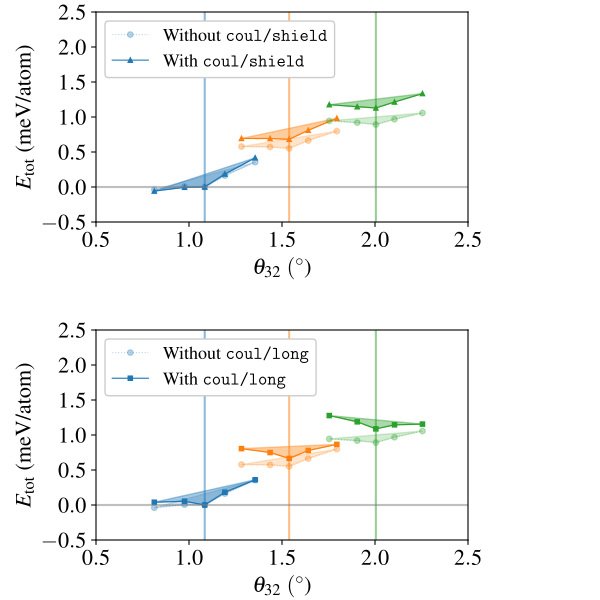

Recreate this plot in Python.

import numpy as np
import matplotlib.pyplot as plt
import matplotlib
from scipy.interpolate import splev, splrep #, griddata # interp1d


params = {
        'font.family' : 'Times'
        }
matplotlib.rcParams.update(params)
plt.rcParams['text.usetex'] = True

datadir2write = "/Users/yjpark/YJ/Projects/Multisystem/Figures/figS1/sources/"

ensref = -6.7150814  # BNBNBN (1.08, 1.08)


data1   = np.genfromtxt(f"{datadir2write}data_efield0.00/data_ref/energy_wo_coul.dat", 
                        skip_header=1)
data1_ref= np.genfromtxt(f"{datadir2write}data_efield0.00/data_ref/energy_hBN_ref.dat")
print(data1_ref[:,0], data1_ref[:,-1]/data1_ref[:,-3])
cnd1 = data1_ref[:,0]==2.505759
print(data1_ref[cnd1,-1]/data1_ref[cnd1,-3])
Emin_hBN_ref    = - 6.68997268
Emin_hBN_shield = - 6.68997268
Emin_hBN_long   = -11.8854476


rcut, lambda0, TapOX = 32, 3.2, 'True'
data2   = np.genfromtxt(f"{datadir2write}data_efield0.00/data_coul_shield/energy_rcut{rcut}_lambda{lambda0}_Tap{TapOX}.dat", 
                        skip_header=1)
data2_ref= np.genfromtxt(f"{datadir2write}data_efield0.00/data_coul_shield/energy_hBN_rcut{rcut}_lambda{lambda0}_Tap{TapOX}.dat")
print(data2_ref[:,0], data2_ref[:,-1]/data2_ref[:,-3])
cnd2 = data2_ref[:,0]==2.505759
print(data2_ref[cnd2,-1]/data2_ref[cnd2,-3])

rcut, fcut = 16, -7
data3   = np.genfromtxt(f"{datadir2write}data_efield0.00/data_coul_long/energy_rcut{rcut}_fcut{fcut}.dat", 
                        skip_header=1)

data3_ref= np.genfromtxt(f"{datadir2write}data_efield0.00/data_coul_long/energy_hBN_rcut{rcut}_fcut{fcut}.dat")
print(data3_ref[:,0], data3_ref[:,-1]/data3_ref[:,-3])
cnd3 = data3_ref[:,0]==2.505759
print(data3_ref[cnd3,-1]/data3_ref[cnd3,-3])


angref = 1.084549


data2adjust = np.genfromtxt(f"{datadir2write}data_efield0.00/Hermann_Indices_t3BN.txt", 
                        skip_header=2, usecols=(0,1, 6,7, 10))  # (ang12, ang32, a", b", lambda_multiple)




# Emin_hBN_ref  = -6.68997268334775; print(f"Emin_hBN      = {Emin_hBN_ref:16.12f} eV/atom at 2.505759 \\AA")


E_L3_ref      = Emin_hBN_ref   # take the reference energy for the top-layer 



cond1 = np.logical_and( data1[:,0] == angref , data1[:,1] == angref ); print(data1[cond1,0:2])
cond2 = np.logical_and( data2[:,0] == angref , data2[:,1] == angref ); print(data2[cond2,0:2])
cond3 = np.logical_and( data3[:,0] == angref , data3[:,1] == angref ); print(data3[cond3,0:2])

eref1 = (data1[cond1,-1]/data1[cond1,-3])[0]*1000; print(f'w/o coulomb      case : {eref1/1000:18.10f} eV/atom; E_ref       = {eref1-ensref*1000:12.6f} meV/atom; {eref1-ensref*1000-(eref1-ensref*1000):12.6f} meV/atom')
eref2 = (data2[cond2,-1]/data2[cond2,-3])[0]*1000; print(f'coul/shield      case : {eref2/1000:18.10f} eV/atom; E_ref^shield= {eref2-ensref*1000:12.6f} meV/atom; {eref2-ensref*1000-(eref1-ensref*1000):12.6f} meV/atom')
eref3 = (data3[cond3,-1]/data3[cond3,-3])[0]*1000; print(f'coul/long        case : {eref3/1000:18.10f} eV/atom; E_ref^long  = {eref3-ensref*1000:12.6f} meV/atom; {eref3-ensref*1000-(eref1-ensref*1000):12.6f} meV/atom')

fig      = plt.figure(figsize=(6,6))
msize, fsize = 7, 16
msize, fsize = 4, 16

ax1 = fig.add_axes([0.16, 0.63, 0.62, 0.35])
ax2 = fig.add_axes([0.16, 0.1 , 0.62, 0.35])

for iangg, angg in enumerate( [1.084549, 1.538500, 2.004628] ):
    cond1 = data1[:,0] == angg 
    cond2 = data2[:,0] == angg 
    cond3 = data3[:,0] == angg

    ang12s_1, ang32s_1 =  data1[ cond1 ,0], data1[ cond1 ,1]
    ang12s_2, ang32s_2 =  data2[ cond2 ,0], data2[ cond2 ,1]
    ang12s_3, ang32s_3 =  data3[ cond3 ,0], data3[ cond3 ,1]

    # --- Just to ensure to use the corresponding Hermann indices
    data4corr0 = data2adjust[data2adjust[:,0]==angg,:] 
    data4corr1, data4corr2, data4corr3 = [],[],[]
    for ang12_1, ang32_1, ang12_2, ang32_2, ang12_3, ang32_3 in zip(
        ang12s_1, ang32s_1,
        ang12s_2, ang32s_2,
        ang12s_3, ang32s_3 ):

        cond2check1 = np.logical_and( np.isclose( data4corr0[:,0], ang12_1, atol=1e-4),
                                      np.isclose( data4corr0[:,1], ang32_1, atol=1e-4) )
        cond2check2 = np.logical_and( np.isclose( data4corr0[:,0], ang12_2, atol=1e-4),
                                      np.isclose( data4corr0[:,1], ang32_2, atol=1e-4) )
        cond2check3 = np.logical_and( np.isclose( data4corr0[:,0], ang12_3, atol=1e-4),
                                      np.isclose( data4corr0[:,1], ang32_3, atol=1e-4) )

        if np.sum(cond2check1) == 1:
            data4corr1.append(data4corr0[cond2check1,:].squeeze(axis=0))
        if np.sum(cond2check2) == 1:
            data4corr2.append(data4corr0[cond2check2,:].squeeze(axis=0))
        if np.sum(cond2check3) == 1:
            data4corr3.append(data4corr0[cond2check3,:].squeeze(axis=0))
    data4corr1 = np.array(data4corr1); print(data4corr1)
    data4corr2 = np.array(data4corr2); print(data4corr2)
    data4corr3 = np.array(data4corr3); print(data4corr3)

    # --- Number-of-atom & Energy corrections
    app, bpp, lambda_ratio = data4corr1[:,2], data4corr1[:,3],  data4corr1[:,-1]
    Natom_L3     = 2*(app**2 + app*bpp + bpp**2)
    Natom_L3_ref = Natom_L3[data4corr1[:,1]==angg] 
    Natom_corr_1 = (lambda_ratio**2) * Natom_L3_ref - Natom_L3
    E_corr_1     = Natom_corr_1  * Emin_hBN_ref ; print(data1[cond1,-3], )
    etots1_wocorr= (data1[cond1,-1]         )/(data1[cond1,-3]             )
    etots1       = (data1[cond1,-1]+E_corr_1)/(data1[cond1,-3]+Natom_corr_1)

    app, bpp, lambda_ratio = data4corr2[:,2], data4corr2[:,3],  data4corr2[:,-1]
    Natom_L3     = 2*(app**2 + app*bpp + bpp**2)
    Natom_L3_ref = Natom_L3[data4corr2[:,1]==angg] 
    Natom_corr_2 = (lambda_ratio**2) * Natom_L3_ref - Natom_L3
    E_corr_2     = Natom_corr_2  * Emin_hBN_shield 

    etots2_wocorr= (data2[cond2,-1]         )/(data2[cond2,-3])
    etots2       = (data2[cond2,-1]+E_corr_2)/(data2[cond2,-3]+Natom_corr_2)

    app, bpp, lambda_ratio = data4corr3[:,2], data4corr3[:,3],  data4corr3[:,-1]
    Natom_L3     = 2*(app**2 + app*bpp + bpp**2)
    Natom_L3_ref = Natom_L3[data4corr3[:,1]==angg] 
    Natom_corr_3 = (lambda_ratio**2) * Natom_L3_ref - Natom_L3
    E_corr_3     = Natom_corr_3  * Emin_hBN_long 

    etots3_wocorr= (data3[cond3,-1]         )/(data3[cond3,-3]             )
    etots3       = (data3[cond3,-1]+E_corr_3)/(data3[cond3,-3]+Natom_corr_3)
        


    if iangg == 0:
        
        ax1.plot(ang32s_1, (etots1       )*1000-eref1, 'o:' , label="Without \\texttt{coul/shield}",  lw=0.8, color=f'C{iangg}',ms=msize, alpha=0.3)
        ax1.plot(ang32s_2, (etots2       )*1000-eref2, '^-' , label="With    \\texttt{coul/shield}",  lw=0.8, color=f'C{iangg}',ms=msize-1)#, alpha=0.3)
        ax2.plot(ang32s_1, (etots1       )*1000-eref1, 'o:' , label="Without \\texttt{coul/long}"  ,  lw=0.8, color=f'C{iangg}',ms=msize, alpha=0.3)
        ax2.plot(ang32s_3, (etots3       )*1000-eref3, 's-' , label="With    \\texttt{coul/long}"  ,  lw=0.8, color=f'C{iangg}',ms=msize-1)#, alpha=0.3)

        th,ens = ang32s_1, (etots1       )*1000-eref1
        ind    = list(th).index(angg)
        spl0   = splrep(th[[0,-1]], ens[[0,-1]], k=1)
        ax1.fill_between(th, ens, splev(th,spl0) , color=f'C{iangg}', alpha=0.2)  # ax.fill_betweenx(y, x1, x2, color='k', alpha=0.3)

        th,ens = ang32s_2, (etots2       )*1000-eref2
        ind    = list(th).index(angg)
        spl0   = splrep(th[[0,-1]], ens[[0,-1]], k=1)
        ax1.fill_between(th, ens, splev(th,spl0) , color=f'C{iangg}', alpha=0.4)  # ax.fill_betweenx(y, x1, x2, color='k', alpha=0.3)

        th,ens = ang32s_1, (etots1       )*1000-eref1
        ind    = list(th).index(angg)
        spl0   = splrep(th[[0,-1]], ens[[0,-1]], k=1)
        ax2.fill_between(th, ens, splev(th,spl0) , color=f'C{iangg}', alpha=0.2)  # ax.fill_betweenx(y, x1, x2, color='k', alpha=0.3)

        th,ens = ang32s_3, (etots3       )*1000-eref3
        ind    = list(th).index(angg)
        spl0   = splrep(th[[0,-1]], ens[[0,-1]], k=1)
        ax2.fill_between(th, ens, splev(th,spl0) , color=f'C{iangg}', alpha=0.4)  # ax.fill_betweenx(y, x1, x2, color='k', alpha=0.3)

    else:
        
        ax1.plot(ang32s_1, (etots1       )*1000-eref1, 'o:', lw=0.8, color=f'C{iangg}',ms=msize, alpha=0.3)
        ax1.plot(ang32s_2, (etots2       )*1000-eref2, '^-', lw=0.8, color=f'C{iangg}',ms=msize-1)#, alpha=0.3)
        ax2.plot(ang32s_1, (etots1       )*1000-eref1, 'o:', lw=0.8, color=f'C{iangg}',ms=msize, alpha=0.3)
        ax2.plot(ang32s_3, (etots3       )*1000-eref3, 's-', lw=0.8, color=f'C{iangg}',ms=msize-1)#, alpha=0.3)

        th,ens = ang32s_1, (etots1       )*1000-eref1
        ind    = list(th).index(angg)
        spl0   = splrep(th[[0,-1]], ens[[0,-1]], k=1)
        
        ax1.fill_between(th, ens, splev(th,spl0) , color=f'C{iangg}', alpha=0.2)  # ax.fill_betweenx(y, x1, x2, color='k', alpha=0.3)

        th,ens = ang32s_2, (etots2       )*1000-eref2
        ind    = list(th).index(angg)
        spl0   = splrep(th[[0,-1]], ens[[0,-1]], k=1)
        
        ax1.fill_between(th, ens, splev(th,spl0) , color=f'C{iangg}', alpha=0.4)  # ax.fill_betweenx(y, x1, x2, color='k', alpha=0.3)

        th,ens = ang32s_1, (etots1       )*1000-eref1
        ind    = list(th).index(angg)
        spl0   = splrep(th[[0,-1]], ens[[0,-1]], k=1)
        
        ax2.fill_between(th, ens, splev(th,spl0) , color=f'C{iangg}', alpha=0.2)  # ax.fill_betweenx(y, x1, x2, color='k', alpha=0.3)

        th,ens = ang32s_3, (etots3       )*1000-eref3
        ind    = list(th).index(angg)
        spl0   = splrep(th[[0,-1]], ens[[0,-1]], k=1)
        
        ax2.fill_between(th, ens, splev(th,spl0) , color=f'C{iangg}', alpha=0.4)  # ax.fill_betweenx(y, x1, x2, color='k', alpha=0.3)

    ax1.axvline(x=angg, ls='-', color=f'C{iangg}', alpha=0.5)
    ax2.axvline(x=angg, ls='-', color=f'C{iangg}', alpha=0.5)

    
ax1.axhline(y=0, ls='-', color='gray', alpha=0.5)
ax2.axhline(y=0, ls='-', color='gray', alpha=0.5)

ax1.set_xlabel("$\\theta_{32}\\ (^{\\circ}$)", fontsize=fsize, fontname='times')
ax2.set_xlabel("$\\theta_{32}\\ (^{\\circ}$)", fontsize=fsize, fontname='times')


ax1.set_xlim(0.5,2.5); ax1.set_xticks(np.linspace(0.5, 2.5,5, endpoint=True))
ax2.set_xlim(0.5,2.5); ax2.set_xticks(np.linspace(0.5, 2.5,5, endpoint=True))


ax1.set_ylim(-0.5,2.5); ax1.set_yticks(np.linspace(-0.5, 2.5, 7, endpoint=True))
ax2.set_ylim(-0.5,2.5); ax2.set_yticks(np.linspace(-0.5, 2.5, 7, endpoint=True))

ax1.legend(  fontsize=fsize-3, loc='upper left' , ncol=1, framealpha=1)#, title="No Coulomb")
ax2.legend(  fontsize=fsize-3, loc='upper left' , ncol=1, framealpha=1)#, title="No Coulomb")

ax1.tick_params(labelsize=fsize) 
ax2.tick_params(labelsize=fsize) 
ax1.set_ylabel("$E_{\\rm tot}$ (meV/atom)", fontsize=fsize, fontname='times')
ax2.set_ylabel("$E_{\\rm tot}$ (meV/atom)", fontsize=fsize, fontname='times')

fig.savefig(f"{datadir2write}figS1_0_bd.pdf")

plt.rcParams['text.usetex'] = False
